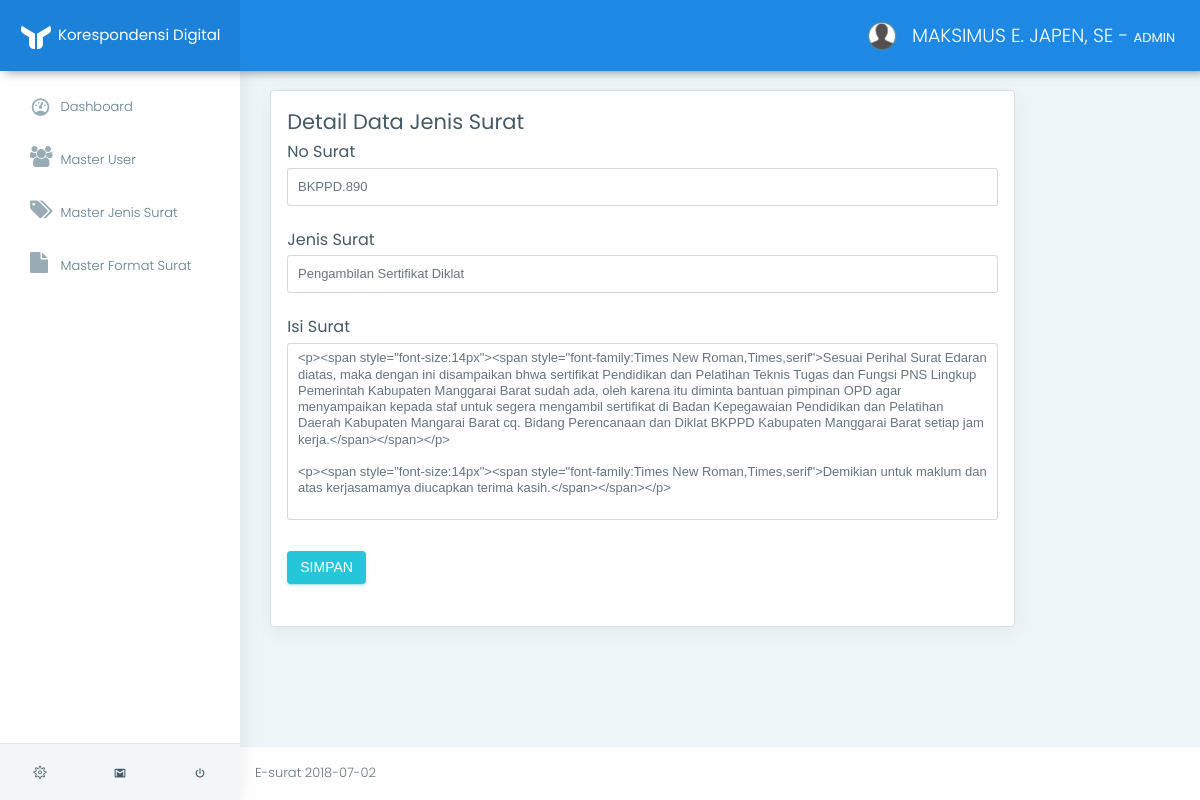
/app/index.php?page=detail&id_jenis_surat=5 (signed in), run on the app's committed database.
### tables this page shows
CREATE TABLE `tb_user` (
  `id_user` varchar(11) NOT NULL,
  `nip` varchar(50) NOT NULL,
  `nama` varchar(100) NOT NULL,
  `id_jabatan` int(11) NOT NULL,
  `gambar` varchar(100) NOT NULL
);

CREATE TABLE `tb_jenis_surat` (
  `id_jenis_surat` int(11) NOT NULL,
  `no_surat` varchar(50) NOT NULL,
  `jenis_surat` varchar(50) NOT NULL,
  `isi_surat` text NOT NULL,
  `lampiran` text NOT NULL
);

### app/helper/koneksi.php (called while the page is built, shortened)
<?php
class Koneksi {
	private $koneksi;
	function __construct(){
		$this->koneksi = new mysqli("localhost","root","","db_e_surat");
	}
	public function setQuery($sql){
		return $this->koneksi->query($sql);
	}
}
 ?>

### app/helper/auth.php (called while the page is built, shortened)
<?php
include 'crud.php';
class Auth {
	public function isKepalaBadan(){
		return ($_SESSION['sess_user']['sess_status'] == "KEPALA BADAN");
	}
	public function isAdmin(){
		return ($_SESSION['sess_user']['sess_status'] == "ADMIN");
	}
	public function getUser($id_user){
		$sql    = "SELECT * FROM tb_user WHERE id_user = '$id_user'";
		$crud   = new Crud();
		$result = $crud->view($sql);
		return $result[0]['nama'];
	}
}
 ?>

### app/helper/crud.php (called while the page is built, shortened)
<?php
include_once 'koneksi.php';
class Crud {
	function __construct(){
		$this->koneksi = new Koneksi();
	}
	public function view($sql){
		$result = $this->koneksi->setQuery($sql);
		$data = [];
        while ($row = $result->fetch_assoc()) {
            $data[] = $row;
        }
        return $data;
	}
}
 ?>

### app/m_jenis_surat/detail.php (the view, shortened to what this page needs)
<?php
$id_jenis_surat = $_GET['id_jenis_surat'];
$crud           = new Crud();
$result         = $crud->view(" SELECT * FROM tb_jenis_surat WHERE id_jenis_surat= '$id_jenis_surat'")[0];
?>
<div class="row">
    <div class="col-lg-10">
        <div class="card">
            <div class="card-block">
                <h3>Detail Data Jenis Surat</h3>
                <form action="m_jenis_surat/edit.php" method="POST">
                    <div class="form-group">
                        <h5>No Surat</h5>
                        <input required type="text" value="<?= $result['no_surat'] ?>" name="no_surat" class="form-control" placeholder="No Surat"/>
                    </div>
                    <div class="form-group">
                        <h5>Jenis Surat</h5>
                        <input required type="text" value="<?= $result['jenis_surat'] ?>" name="jenis_surat" class="form-control" placeholder="Jenis Surat"/>
                    </div>
                    <div class="form-group">
                        <h5>Isi Surat</h5>
                        <textarea required name="isi_surat" id="editor" cols="30" rows="10" class="form-control"><?= $result['isi_surat'] ?></textarea>
                    </div>
                    <div class="form-group">
                        <button type="submit" name="id_jenis_surat" value="<?= $result['id_jenis_surat'] ?>"  class="btn btn-success">
                            SIMPAN
                        </button>
                    </div>
                </form>
            </div>
        </div>
    </div>
</div>

### app/index.php (shortened to what this page needs)
<?php
include "helper/auth.php";
$auth = new Auth();
?>
<!DOCTYPE html>
<html lang="en">
<head>
	<link href="../assets/css/box.css" rel="stylesheet">
	<link href="../assets/plugins/bootstrap/css/bootstrap.min.css" rel="stylesheet">
	<link href="../assets/plugins/c3-master/c3.min.css" rel="stylesheet">
	<link href="../assets/css/style.css" rel="stylesheet">
	<link href="../assets/css/colors/blue.css" id="theme" rel="stylesheet">
	<link rel="stylesheet" href="https://cdn.datatables.net/1.10.16/css/dataTables.bootstrap4.min.css">
	<link rel="stylesheet" href="https://cdn.datatables.net/buttons/1.5.1/css/buttons.dataTables.min.css">
	<link href="https://cdnjs.cloudflare.com/ajax/libs/select2/4.0.6-rc.0/css/select2.min.css" rel="stylesheet" />
</head>
<body class="fix-header fix-sidebar card-no-border">
	<div id="main-wrapper">
		<header class="topbar">
			<nav class="navbar top-navbar navbar-toggleable-sm navbar-light">
				<div class="navbar-header">
					<a class="navbar-brand" href="index.html">
						<b>
							<img src="../assets/images/logo-light-icon.png" alt="homepage" class="light-logo" />
						</b>
						<span>
						 <b style="font-size:15px;color:white">Korespondensi Digital</b>
				</div>
				<div class="navbar-collapse">
					<ul class="navbar-nav mr-auto mt-md-0">
						<li class="nav-item"> <a class="nav-link nav-toggler hidden-md-up text-muted waves-effect waves-dark" href="javascript:void(0)"><i class="mdi mdi-menu"></i></a> </li>
					</ul>
					<ul class="navbar-nav my-lg-0">
						<li class="nav-item dropdown">
							<a class="nav-link dropdown-toggle text-muted waves-effect waves-dark" href="" data-toggle="dropdown" aria-haspopup="true" aria-expanded="false"><img src="../assets/images/user.png" alt="user" class="profile-pic m-r-10" />
								<?= $auth->getUser($_SESSION['sess_user']['sess_id_user'])." - <b>".$_SESSION['sess_user']['sess_status']."</b>" ?>
							</a>
						</li>
					</ul>
				</div>
			</nav>
		</header>
		<aside class="left-sidebar">
			<div class="scroll-sidebar">
				<nav class="sidebar-nav">
					<ul id="sidebarnav">
					<li>
						<a class="waves-effect waves-dark" href="index.php?page=view_dashbord" aria-expanded="false"><i class="mdi mdi-gauge"></i><span class="hide-menu"> Dashboard</span></a>
					</li>
					<?php if($auth->isKepalaBadan()): ?>
						<li>
							<a class="waves-effect waves-darkenvelope-open" href="index.php?page=view_surat_masuk_tu" aria-expanded="false"><i class="fa fa-envelope-open"></i><span class="hide-menu"> Surat Masuk</span></a>
						</li>
						<li>
							<a class="waves-effect waves-dark" href="index.php?page=view_surat_keluar" aria-expanded="false"><i class="fa fa-envelope"></i><span class="hide-menu">Surat Keluar</span></a>
						</li>
					<?php elseif($auth->isAdmin()): ?>
						<li>
							<a class="waves-effect waves-dark" href="index.php?page=view_user" aria-expanded="false"><i class="fa fa-users"></i><span class="hide-menu"> Master User</span></a>
						</li>
						<li>
							<a class="waves-effect waves-dark" href="index.php?page=view_jenis_surat" aria-expanded="false"><i class="fa fa-tags"></i><span class="hide-menu"> Master Jenis Surat</span></a>
						</li>
						<li>
							<a class="waves-effect waves-dark" href="index.php?page=view_format_surat" aria-expanded="false"><i class="fa fa-file"></i><span class="hide-menu"> Master Format Surat</span></a>
						</li>
					<?php endif ?>
					</ul>
				</nav>
			</div>
			<div class="sidebar-footer">
				<a href="" class="link" data-toggle="tooltip" title="Settings"><i class="ti-settings"></i></a>
				<a href="" class="link" data-toggle="tooltip" title="Email"><i class="mdi mdi-gmail"></i></a>
				<a href="../logout.php" class="link" data-toggle="tooltip" title="Logout"><i class="mdi mdi-power"></i></a> </div>
		</aside>
		<div class="page-wrapper">
			<div class="container-fluid"><br>
				<?php
				$page = isset( $_GET['page'])?$_GET['page']:"";
				if($page){
					if($page == "view_dashbord"){
						include "dashbord/view.php";
					}else if($page == "view_user"){
						include "m_pegawai/view.php";
					}else if($page == "add_user"){
						include "m_pegawai/add_form.php";
					}else if($page == "edit"){
						include "m_pegawai/edit_form.php";
					}else if($page == "delete"){
						include "m_pegawai/delete.php";
					}
					else if($page == "view_jenis_surat"){
						include "m_jenis_surat/view.php";
					}else if($page == "add_jenis_surat"){
						include "m_jenis_surat/add_form.php";
					}else if($page == "detail"){
						include "m_jenis_surat/detail.php";
					}else if($page == "edit_jenis_surat"){
						include "m_jenis_surat/edit_form.php";
					}else if($page == "delete_jenis_surat"){
						include "m_jenis_surat/delete.php";
					}
				}else{
					include "dashbord/view.php";
				}
				?>
			</div>
			<footer class="footer"> E-surat <?= date("Y-m-d") ?> </footer>
		</div>
	</div>
</body>
</html>

### assets/css/colors/blue.css (style rules this page uses)
.topbar { background: #1e88e5; }
.topbar .navbar-header { background: rgba(0, 0, 0, 0.05); }
.topbar .top-navbar .navbar-header .navbar-brand .light-logo { display: inline-block; color: rgba(255, 255, 255, 0.8); }
.topbar .navbar-light .navbar-nav .nav-item > a.nav-link { color: #ffffff !important; }
.sidebar-nav { background: #fff; }
.sidebar-nav ul li a { color: #607d8b; }
.sidebar-nav > ul > li > a i { color: #99abb4; }

### app/index.php (style rules this page uses)
* { font-size: 13px; line-height: 1.428; }

### data on the page
tb_user: nama "MAKSIMUS E. JAPEN, SE"
tb_jenis_surat: no_surat "BKPPD.890", jenis_surat "Pengambilan Sertifikat Diklat", isi_surat "<p><span style=\"font-size:14px\"><span style=\"font-family:Times New Roman,Times,serif\">Sesuai Perihal Surat Edaran diatas, maka dengan ini disampaikan bhwa sertifikat Pendidikan dan Pelatihan Teknis Tugas dan Fungsi PNS Lingkup Pemerintah Kabupaten Manggarai Barat sudah ada, oleh karena itu diminta bantuan pimpinan OPD agar menyampaikan kepada staf untuk segera mengambil sertifikat di Badan Kepegawaian Pendidikan dan Pelatihan Daerah Kabupaten Mangarai Barat cq. Bidang Perencanaan dan Diklat BKPPD Kabupaten Manggarai Barat setiap jam kerja.</span></span></p> <p><span style=\"font-size:14px\"><span style=\"font-family:Times New Roman,Times,serif\">Demikian untuk maklum dan atas kerjasamamya…"

### other printed values
$_SESSION['sess_user']['sess_status'] "ADMIN"
